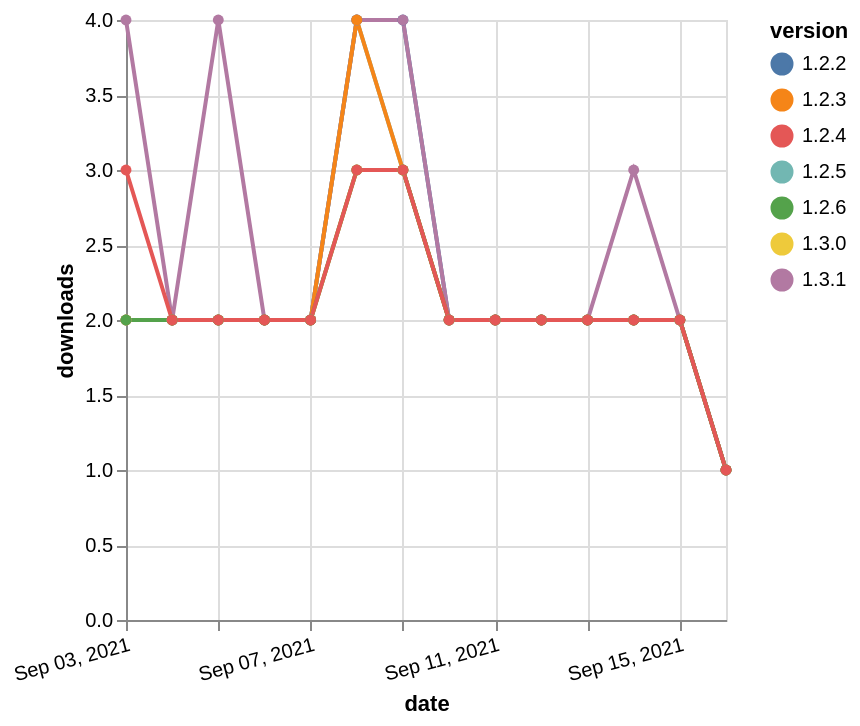

The Vega-Lite source for this figure:
### Vega-Lite specification from a JSON file in a GitHub repository (floating-point values rounded to 4 significant figures)
{"$schema": "https://vega.github.io/schema/vega-lite/v5.json", "description": "A simple bar chart with embedded data.", "data": {"values": [{"date": "2021-09-03", "total": 984, "delta": 2, "version": "1.3.0"}, {"date": "2021-09-04", "total": 986, "delta": 2, "version": "1.3.0"}, {"date": "2021-09-05", "total": 988, "delta": 2, "version": "1.3.0"}, {"date": "2021-09-06", "total": 990, "delta": 2, "version": "1.3.0"}, {"date": "2021-09-07", "total": 992, "delta": 2, "version": "1.3.0"}, {"date": "2021-09-08", "total": 995, "delta": 3, "version": "1.3.0"}, {"date": "2021-09-09", "total": 998, "delta": 3, "version": "1.3.0"}, {"date": "2021-09-10", "total": 1000, "delta": 2, "version": "1.3.0"}, {"date": "2021-09-11", "total": 1002, "delta": 2, "version": "1.3.0"}, {"date": "2021-09-12", "total": 1004, "delta": 2, "version": "1.3.0"}, {"date": "2021-09-13", "total": 1006, "delta": 2, "version": "1.3.0"}, {"date": "2021-09-14", "total": 1008, "delta": 2, "version": "1.3.0"}, {"date": "2021-09-15", "total": 1010, "delta": 2, "version": "1.3.0"}, {"date": "2021-09-16", "total": 1011, "delta": 1, "version": "1.3.0"}, {"date": "2021-09-03", "total": 3015, "delta": 2, "version": "1.2.2"}, {"date": "2021-09-04", "total": 3017, "delta": 2, "version": "1.2.2"}, {"date": "2021-09-05", "total": 3019, "delta": 2, "version": "1.2.2"}, {"date": "2021-09-06", "total": 3021, "delta": 2, "version": "1.2.2"}, {"date": "2021-09-07", "total": 3023, "delta": 2, "version": "1.2.2"}, {"date": "2021-09-08", "total": 3027, "delta": 4, "version": "1.2.2"}, {"date": "2021-09-09", "total": 3031, "delta": 4, "version": "1.2.2"}, {"date": "2021-09-10", "total": 3033, "delta": 2, "version": "1.2.2"}, {"date": "2021-09-11", "total": 3035, "delta": 2, "version": "1.2.2"}, {"date": "2021-09-12", "total": 3037, "delta": 2, "version": "1.2.2"}, {"date": "2021-09-13", "total": 3039, "delta": 2, "version": "1.2.2"}, {"date": "2021-09-14", "total": 3041, "delta": 2, "version": "1.2.2"}, {"date": "2021-09-15", "total": 3043, "delta": 2, "version": "1.2.2"}, {"date": "2021-09-16", "total": 3044, "delta": 1, "version": "1.2.2"}, {"date": "2021-09-03", "total": 2352, "delta": 2, "version": "1.2.5"}, {"date": "2021-09-04", "total": 2354, "delta": 2, "version": "1.2.5"}, {"date": "2021-09-05", "total": 2356, "delta": 2, "version": "1.2.5"}, {"date": "2021-09-06", "total": 2358, "delta": 2, "version": "1.2.5"}, {"date": "2021-09-07", "total": 2360, "delta": 2, "version": "1.2.5"}, {"date": "2021-09-08", "total": 2364, "delta": 4, "version": "1.2.5"}, {"date": "2021-09-09", "total": 2367, "delta": 3, "version": "1.2.5"}, {"date": "2021-09-10", "total": 2369, "delta": 2, "version": "1.2.5"}, {"date": "2021-09-11", "total": 2371, "delta": 2, "version": "1.2.5"}, {"date": "2021-09-12", "total": 2373, "delta": 2, "version": "1.2.5"}, {"date": "2021-09-13", "total": 2375, "delta": 2, "version": "1.2.5"}, {"date": "2021-09-14", "total": 2377, "delta": 2, "version": "1.2.5"}, {"date": "2021-09-15", "total": 2379, "delta": 2, "version": "1.2.5"}, {"date": "2021-09-16", "total": 2380, "delta": 1, "version": "1.2.5"}, {"date": "2021-09-03", "total": 942, "delta": 4, "version": "1.3.1"}, {"date": "2021-09-04", "total": 944, "delta": 2, "version": "1.3.1"}, {"date": "2021-09-05", "total": 948, "delta": 4, "version": "1.3.1"}, {"date": "2021-09-06", "total": 950, "delta": 2, "version": "1.3.1"}, {"date": "2021-09-07", "total": 952, "delta": 2, "version": "1.3.1"}, {"date": "2021-09-08", "total": 956, "delta": 4, "version": "1.3.1"}, {"date": "2021-09-09", "total": 960, "delta": 4, "version": "1.3.1"}, {"date": "2021-09-10", "total": 962, "delta": 2, "version": "1.3.1"}, {"date": "2021-09-11", "total": 964, "delta": 2, "version": "1.3.1"}, {"date": "2021-09-12", "total": 966, "delta": 2, "version": "1.3.1"}, {"date": "2021-09-13", "total": 968, "delta": 2, "version": "1.3.1"}, {"date": "2021-09-14", "total": 971, "delta": 3, "version": "1.3.1"}, {"date": "2021-09-15", "total": 973, "delta": 2, "version": "1.3.1"}, {"date": "2021-09-16", "total": 974, "delta": 1, "version": "1.3.1"}, {"date": "2021-09-03", "total": 2552, "delta": 2, "version": "1.2.3"}, {"date": "2021-09-04", "total": 2554, "delta": 2, "version": "1.2.3"}, {"date": "2021-09-05", "total": 2556, "delta": 2, "version": "1.2.3"}, {"date": "2021-09-06", "total": 2558, "delta": 2, "version": "1.2.3"}, {"date": "2021-09-07", "total": 2560, "delta": 2, "version": "1.2.3"}, {"date": "2021-09-08", "total": 2564, "delta": 4, "version": "1.2.3"}, {"date": "2021-09-09", "total": 2567, "delta": 3, "version": "1.2.3"}, {"date": "2021-09-10", "total": 2569, "delta": 2, "version": "1.2.3"}, {"date": "2021-09-11", "total": 2571, "delta": 2, "version": "1.2.3"}, {"date": "2021-09-12", "total": 2573, "delta": 2, "version": "1.2.3"}, {"date": "2021-09-13", "total": 2575, "delta": 2, "version": "1.2.3"}, {"date": "2021-09-14", "total": 2577, "delta": 2, "version": "1.2.3"}, {"date": "2021-09-15", "total": 2579, "delta": 2, "version": "1.2.3"}, {"date": "2021-09-16", "total": 2580, "delta": 1, "version": "1.2.3"}, {"date": "2021-09-03", "total": 1279, "delta": 2, "version": "1.2.6"}, {"date": "2021-09-04", "total": 1281, "delta": 2, "version": "1.2.6"}, {"date": "2021-09-05", "total": 1283, "delta": 2, "version": "1.2.6"}, {"date": "2021-09-06", "total": 1285, "delta": 2, "version": "1.2.6"}, {"date": "2021-09-07", "total": 1287, "delta": 2, "version": "1.2.6"}, {"date": "2021-09-08", "total": 1290, "delta": 3, "version": "1.2.6"}, {"date": "2021-09-09", "total": 1293, "delta": 3, "version": "1.2.6"}, {"date": "2021-09-10", "total": 1295, "delta": 2, "version": "1.2.6"}, {"date": "2021-09-11", "total": 1297, "delta": 2, "version": "1.2.6"}, {"date": "2021-09-12", "total": 1299, "delta": 2, "version": "1.2.6"}, {"date": "2021-09-13", "total": 1301, "delta": 2, "version": "1.2.6"}, {"date": "2021-09-14", "total": 1303, "delta": 2, "version": "1.2.6"}, {"date": "2021-09-15", "total": 1305, "delta": 2, "version": "1.2.6"}, {"date": "2021-09-16", "total": 1306, "delta": 1, "version": "1.2.6"}, {"date": "2021-09-03", "total": 2261, "delta": 3, "version": "1.2.4"}, {"date": "2021-09-04", "total": 2263, "delta": 2, "version": "1.2.4"}, {"date": "2021-09-05", "total": 2265, "delta": 2, "version": "1.2.4"}, {"date": "2021-09-06", "total": 2267, "delta": 2, "version": "1.2.4"}, {"date": "2021-09-07", "total": 2269, "delta": 2, "version": "1.2.4"}, {"date": "2021-09-08", "total": 2272, "delta": 3, "version": "1.2.4"}, {"date": "2021-09-09", "total": 2275, "delta": 3, "version": "1.2.4"}, {"date": "2021-09-10", "total": 2277, "delta": 2, "version": "1.2.4"}, {"date": "2021-09-11", "total": 2279, "delta": 2, "version": "1.2.4"}, {"date": "2021-09-12", "total": 2281, "delta": 2, "version": "1.2.4"}, {"date": "2021-09-13", "total": 2283, "delta": 2, "version": "1.2.4"}, {"date": "2021-09-14", "total": 2285, "delta": 2, "version": "1.2.4"}, {"date": "2021-09-15", "total": 2287, "delta": 2, "version": "1.2.4"}, {"date": "2021-09-16", "total": 2288, "delta": 1, "version": "1.2.4"}]}, "width": "container", "mark": {"type": "line", "point": {"filled": true}}, "encoding": {"x": {"field": "date", "type": "temporal", "timeUnit": "yearmonthdate", "title": "date", "axis": {"labelAngle": -15}}, "y": {"field": "delta", "type": "quantitative", "title": "downloads"}, "color": {"field": "version", "type": "nominal"}, "tooltip": {"field": "delta"}}}
